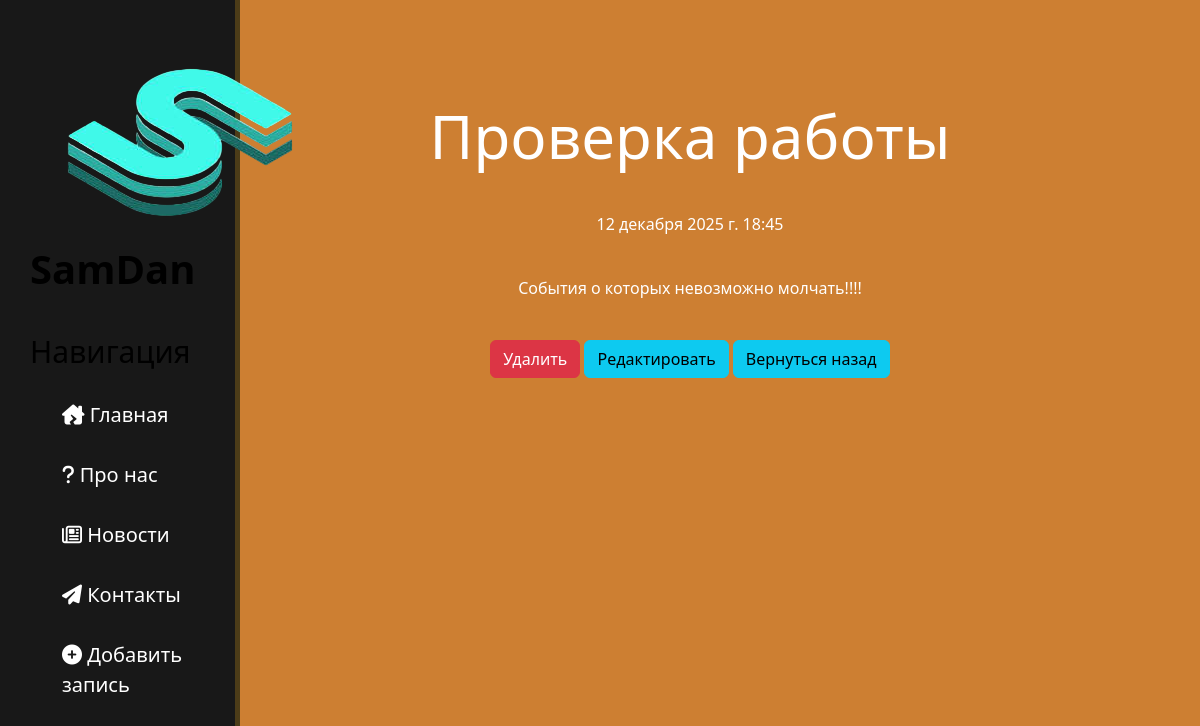
The app's page /new/1 with its own data.
### new/models.py (models this page shows, shortened)
class Articles(models.Model):
    title = models.CharField('Название', max_length=50)
    anons = models.CharField('Анонс', max_length=250)
    full_text = models.TextField('Статья')
    date = models.DateTimeField('Дата публикации')
    class Meta:
        verbose_name = 'Новость'
        verbose_name_plural = 'Новости'

### new/views.py (the view)
# urls.py: path('<int:pk>', views.NewDetailView.as_view(), name='new-detail'),
class NewDetailView(DetailView):
    model = Articles
    template_name = 'new/details_view.html'
    context_object_name = 'article'

### new/templates/new/details_view.html (shortened to what this page needs)
{% extends 'main/layout.html' %}
{% block content %}
    <div class="features">
        <h1>{{ article.title }}</h1>
        <p>{{ article.date }}</p>
        <p>{{ article.full_text }}</p>
        <a href="{% url 'new-delete' article.id %}" class="btn btn-danger">Удалить</a>
        <a href="{% url 'new-update' article.id %}" class="btn btn-info">Редактировать</a>
        <a href="/new/" class="btn btn-info">Вернуться назад</a>
    </div>
{% endblock %}

### main/static/main/css/main.css (style rules this page uses)
body { background: #cd7f32; }
main .features { float: left; color: #fff; margin-top: 100px; text-align: center; width: 75%; }
main .features h1 { font-size: 60px; }
main .features p { max-width: 400px; margin: 40px auto }

### main/templates/main/layout.html (style rules this page uses)
a { text-decoration: none; }

### records on screen
Articles: title "Проверка работы", date "12 декабря 2025 г. 18:45", full_text "События о которых невозможно молчать!!!!"
